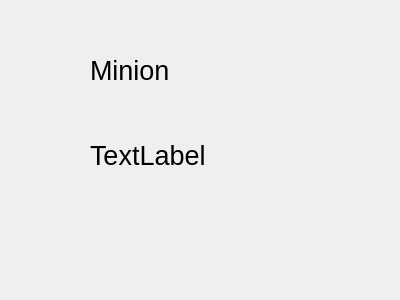
<?xml version="1.0" encoding="UTF-8"?>
<ui version="4.0">
 <class>Widget</class>
 <widget class="QWidget" name="Widget">
  <property name="geometry">
   <rect>
    <x>0</x>
    <y>0</y>
    <width>400</width>
    <height>300</height>
   </rect>
  </property>
  <property name="font">
   <font>
    <pointsize>20</pointsize>
   </font>
  </property>
  <property name="windowTitle">
   <string>Widget</string>
  </property>
  <widget class="QLabel" name="minionTextLabel">
   <property name="geometry">
    <rect>
     <x>90</x>
     <y>50</y>
     <width>131</width>
     <height>41</height>
    </rect>
   </property>
   <property name="text">
    <string>Minion</string>
   </property>
  </widget>
  <widget class="QLabel" name="imageLabel">
   <property name="geometry">
    <rect>
     <x>90</x>
     <y>130</y>
     <width>131</width>
     <height>51</height>
    </rect>
   </property>
   <property name="text">
    <string>TextLabel</string>
   </property>
  </widget>
 </widget>
 <layoutdefault spacing="6" margin="11"/>
 <resources/>
 <connections/>
</ui>
